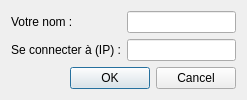
<?xml version="1.0" encoding="UTF-8"?>
<ui version="4.0">
 <class>JoinGame</class>
 <widget class="QDialog" name="JoinGame">
  <property name="geometry">
   <rect>
    <x>0</x>
    <y>0</y>
    <width>247</width>
    <height>95</height>
   </rect>
  </property>
  <property name="windowTitle">
   <string>Rejoindre une partie</string>
  </property>
  <layout class="QGridLayout" name="gridLayout">
   <item row="0" column="0">
    <widget class="QLabel" name="label">
     <property name="text">
      <string>Votre nom :</string>
     </property>
    </widget>
   </item>
   <item row="0" column="1">
    <widget class="QLineEdit" name="PlayerName"/>
   </item>
   <item row="1" column="0">
    <widget class="QLabel" name="label_2">
     <property name="text">
      <string>Se connecter à (IP) :</string>
     </property>
    </widget>
   </item>
   <item row="1" column="1">
    <widget class="QLineEdit" name="ServerIp">
     <property name="inputMask">
      <string/>
     </property>
     <property name="text">
      <string/>
     </property>
     <property name="maxLength">
      <number>15</number>
     </property>
    </widget>
   </item>
   <item row="2" column="0" colspan="2">
    <widget class="QDialogButtonBox" name="buttonBox">
     <property name="orientation">
      <enum>Qt::Horizontal</enum>
     </property>
     <property name="standardButtons">
      <set>QDialogButtonBox::Cancel|QDialogButtonBox::Ok</set>
     </property>
    </widget>
   </item>
  </layout>
 </widget>
 <resources/>
 <connections>
  <connection>
   <sender>buttonBox</sender>
   <signal>accepted()</signal>
   <receiver>JoinGame</receiver>
   <slot>accept()</slot>
   <hints>
    <hint type="sourcelabel">
     <x>248</x>
     <y>254</y>
    </hint>
    <hint type="destinationlabel">
     <x>157</x>
     <y>274</y>
    </hint>
   </hints>
  </connection>
  <connection>
   <sender>buttonBox</sender>
   <signal>rejected()</signal>
   <receiver>JoinGame</receiver>
   <slot>reject()</slot>
   <hints>
    <hint type="sourcelabel">
     <x>316</x>
     <y>260</y>
    </hint>
    <hint type="destinationlabel">
     <x>286</x>
     <y>274</y>
    </hint>
   </hints>
  </connection>
 </connections>
</ui>
